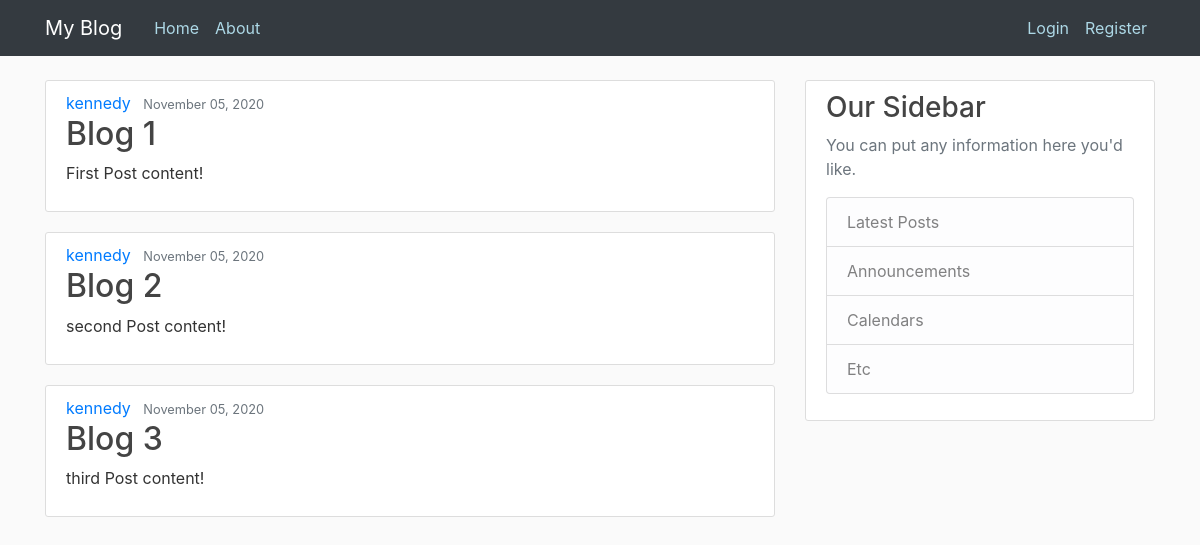
The page / on the database its author committed.
### blog/models.py (models this page shows, shortened)
class Post(models.Model):
    title = models.CharField(max_length=100)
    content = models.TextField()
    date_posted = models.DateTimeField(default=timezone.now)
    author = models.ForeignKey(User, on_delete=models.CASCADE)

### blog/views.py (the view)
# urls.py: 2. Add a URL to urlpatterns:  path('', views.home, name='home')
def home(request):
    context = {
        'posts': Post.objects.all()
    }
    return render(request, 'blog/home.html', context)

### blog/templates/blog/home.html
{% extends "blog/base.html" %}
{%block content %}
    {% for post in posts %}
      <article class="media content-section">
          <div class="media-body">
              <div class="article-metadata">
                  <a class="mr-2" href="#">{{ post.author}}</a>
                  <small class="text-muted">{{ post.date_posted| date:"F d, Y " }}</small>
              </div>
              <h2> <a class="article-title" href="#">{{post.title }}</a></h2>
              <p class="article-content">{{ post.content }}</p>
          </div>
      </article>
    {% endfor %}
{%endblock content%}

### blog/templates/blog/base.html (shortened to what this page needs)
<!DOCTYPE html>
<html lang="en">
<head>
    {% load static %}
    <link rel="stylesheet" href="{% static 'blog/css/bootstrap.min.css' %}">
    <link rel="stylesheet" href="{% static 'blog/css/main.css' %}">
</head>
<body>
    <header class="site-header">
        <nav class="navbar navbar-expand-md navbar-dark bg-dark fixed-top">
            <div class="container">
            <a class="navbar-brand title mr-4" href="{% url 'blog-home'%}">My Blog</a>
            <div class="collapse navbar-collapse" id="navbarToggle">
                <div class="navbar-nav mr-auto">
                    <a class="nav-item nav-link" href="{% url 'blog-home'%}">Home</a>
                    <a class="nav-item nav-link" href="{% url 'blog-about'%}">About</a>
                </div>
                <div class="navbar-nav">
                    {% if user.is_authenticated %}
                        <a class="nav-item nav-link" href="{% url 'profile' %}">Profile</a>
                        <a class="nav-item nav-link" href="{% url 'logout' %}">Logout</a>
                    {% else %}
                    <a class="nav-item nav-link" href="{% url 'login' %}">Login</a>
                    <a class="nav-item nav-link" href="{% url 'register' %}">Register</a>
                    {% endif %}
                </div>
            </div>
            </div>
        </nav>
    </header>
  <main role="main" class="container">
      <div class="row">
          <div class="col-md-8">
              {% block content %}{% endblock %}
          </div>
          <div class="col-md-4">
              <div class="content-section">
                  <h3> Our Sidebar</h3>
                  <p class="text-muted">You can put any information here you'd like.
                      <ul class="list-group">
                        <li class="list-group-item list-group-item-light">Latest Posts</li>
                        <li class="list-group-item list-group-item-light">Announcements</li>
                        <li class="list-group-item list-group-item-light">Calendars</li>
                        <li class="list-group-item list-group-item-light">Etc</li>
                      </ul>
                 </p>
              </div>
          </div>
      </div>
  </main>
</body>
</html>

### blog/static/blog/css/main.css (style rules this page uses)
body { background: #fafafa; color:#333333; margin-top: 5rem; }
h1, h2, h3, h4, h5, h6 { color:#444444; }
ul { margin: 0; }
.site-header .navbar-nav .nav-link { color:lightblue; }
.content-section { background: #ffffff; padding: 10px 20px; border: 1px solid #dddddd; border-radius: 3px; margin-bottom: 20px; }
.article-title { color: #444444; }

### rows shown on the page
Post: author "kennedy", date_posted "November 05, 2020", title "Blog 1", content "First Post content!"
Post: author "kennedy", date_posted "November 05, 2020", title "Blog 2", content "second Post content!"
Post: author "kennedy", date_posted "November 05, 2020", title "Blog 3", content "third Post content!"
